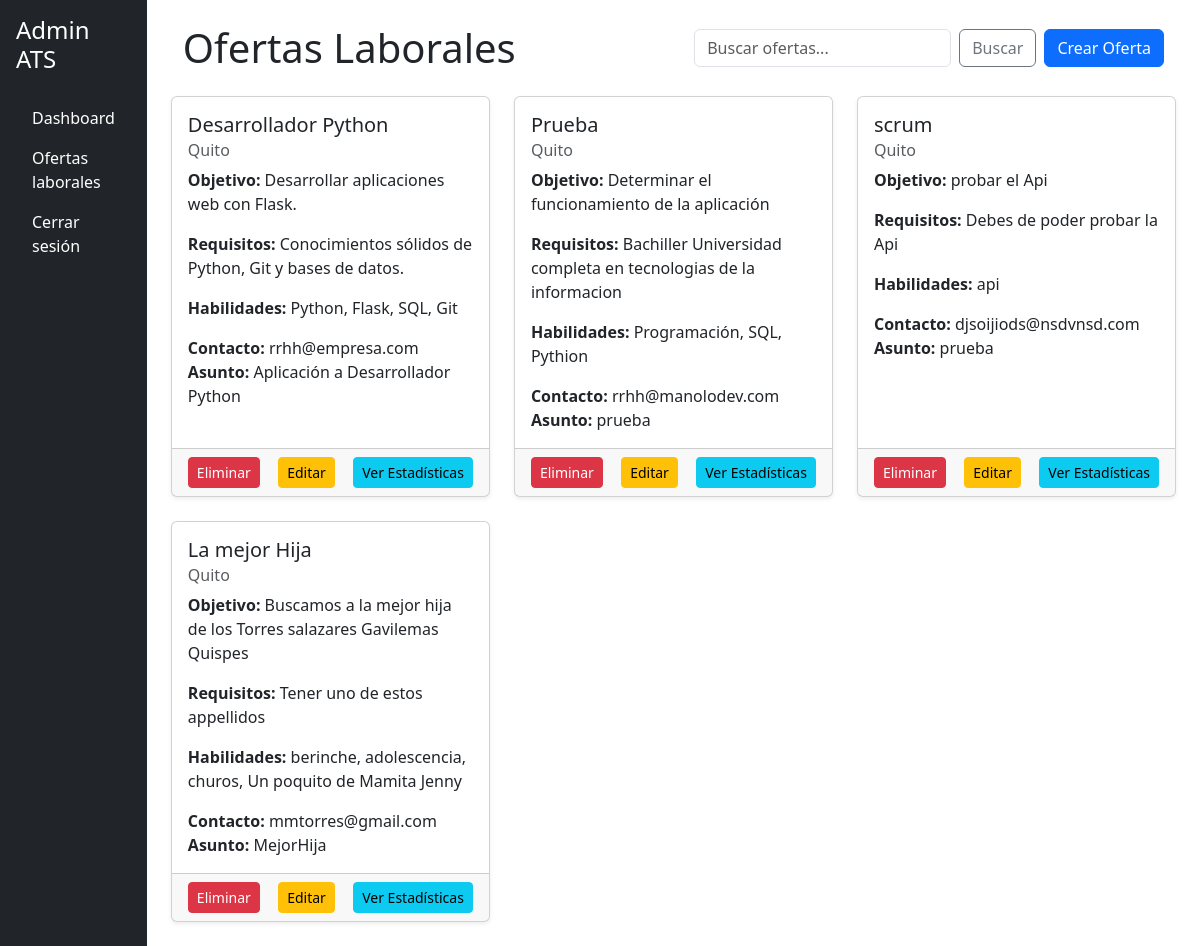
Screenshot of /ofertas/ with the database file from the repository.
### app/models.py (models this page shows, shortened)
class OfertaLaboral(db.Model):
    id = db.Column(db.Integer, primary_key=True)
    titulo = db.Column(db.String(150), nullable=False)
    ciudad = db.Column(db.String(100), nullable=False)
    objetivo = db.Column(db.Text, nullable=False)
    requisitos = db.Column(db.Text, nullable=False)
    habilidades = db.Column(db.Text, nullable=False)  # separadas por comas
    correo_contacto = db.Column(db.String(150), nullable=False)
    asunto_correo = db.Column(db.String(150), nullable=False)

### app/routes/ofertas.py (the view)
@ofertas.route('/', methods=['GET'])
def listar_ofertas():
    keyword = request.args.get('keyword', '').lower()
    if keyword:
        ofertas = OfertaLaboral.query.filter(
            (OfertaLaboral.titulo.ilike(f'%{keyword}%')) |
            (OfertaLaboral.ciudad.ilike(f'%{keyword}%')) |
            (OfertaLaboral.objetivo.ilike(f'%{keyword}%')) |
            (OfertaLaboral.requisitos.ilike(f'%{keyword}%')) |
            (OfertaLaboral.habilidades.ilike(f'%{keyword}%'))
        ).all()
    else:
        ofertas = OfertaLaboral.query.all()
    resultado = []
    for o in ofertas:
        resultado.append({
            'id': o.id,
            'titulo': o.titulo,
            'ciudad': o.ciudad,
            'objetivo': o.objetivo,
            'requisitos': o.requisitos,
            'habilidades': o.habilidades,
            'correo_contacto': o.correo_contacto,
            'asunto_correo': o.asunto_correo
        })
    return render_template('listar_ofertas.html', ofertas=ofertas)

### app/templates/listar_ofertas.html (shortened to what this page needs)
{% extends 'base.html' %}
{% block content %}
<div class="container mb-4">
  <div class="row align-items-center">
    <div class="col-md-6">
      <h1 class="mb-0">Ofertas Laborales</h1>
    </div>
    <div class="col-md-6 d-flex justify-content-end">
      <form class="d-flex me-2" method="get" action="{{ url_for('ofertas.listar_ofertas') }}">
  <input class="form-control me-2" type="search" name="keyword" placeholder="Buscar ofertas..." value="{{ request.args.get('keyword', '') }}">
  <button class="btn btn-outline-secondary" type="submit">Buscar</button>
</form>
      <a class="btn btn-primary" href="{{ url_for('ofertas.crear_oferta') }}">Crear Oferta</a>
    </div>
  </div>
</div>
<div class="row row-cols-1 row-cols-md-2 row-cols-lg-3 g-4">
  {% for oferta in ofertas %}
  <div class="col">
    <div class="card h-100 shadow-sm">
      <div class="card-body">
        <h5 class="card-title">{{ oferta.titulo }}</h5>
        <h6 class="card-subtitle mb-2 text-muted">{{ oferta.ciudad }}</h6>
        <p class="card-text"><strong>Objetivo:</strong> {{ oferta.objetivo }}</p>
        <p class="card-text"><strong>Requisitos:</strong> {{ oferta.requisitos }}</p>
        <p class="card-text"><strong>Habilidades:</strong> {{ oferta.habilidades }}</p>
        <p class="card-text"><strong>Contacto:</strong> {{ oferta.correo_contacto }}<br>
          <strong>Asunto:</strong> {{ oferta.asunto_correo }}</p>
      </div>
      <div class="card-footer d-flex justify-content-between">
        <form action="{{ url_for('ofertas.eliminar_oferta', id=oferta.id) }}" method="post" class="d-inline">
          <button type="submit" class="btn btn-danger btn-sm">Eliminar</button>
        </form>
        <a class="btn btn-warning btn-sm" href="{{ url_for('ofertas.editar_oferta', id=oferta.id) }}">Editar</a>
        <a class="btn btn-info btn-sm" href="{{ url_for('ofertas.ver_estadisticas', id=oferta.id) }}">Ver Estadísticas</a>
      </div>
    </div>
  </div>
  {% endfor %}
</div>
{% endblock %}

### app/templates/base.html (shortened to what this page needs)
<!DOCTYPE html>
<html lang="es">
<head>
    <link href="https://cdn.jsdelivr.net/npm/bootstrap@5.3.0/dist/css/bootstrap.min.css" rel="stylesheet">
</head>
<body>
    <div class="d-flex">
        <div class="bg-dark text-white p-3" style="width: 200px; min-height: 100vh;">
            <h4>Admin ATS</h4>
            <ul class="nav flex-column mt-4">
                <li class="nav-item"><a class="nav-link text-white" href="{{ url_for('main.dashboard') }}">Dashboard</a></li>
                <li class="nav-item"><a class="nav-link text-white" href="{{ url_for('ofertas.listar_ofertas') }}">Ofertas laborales</a></li>
                <li class="nav-item"><a class="nav-link text-white" href="{{ url_for('auth.logout') }}">Cerrar sesión</a></li>
            </ul>
        </div>
        <div class="p-4" style="flex-grow: 1;">
            {% block content %}{% endblock %}
        </div>
    </div>
</body>
</html>

### rows the page displays
OfertaLaboral: titulo "Desarrollador Python", ciudad "Quito", objetivo "Desarrollar aplicaciones web con Flask.", requisitos "Conocimientos sólidos de Python, Git y bases de datos.", habilidades "Python, Flask, SQL, Git", correo_contacto "rrhh@empresa.com", asunto_correo "Aplicación a Desarrollador Python"
OfertaLaboral: titulo "Prueba", ciudad "Quito", objetivo "Determinar el funcionamiento de la aplicación", requisitos "Bachiller Universidad completa en tecnologias de la informacion", habilidades "Programación, SQL, Pythion", correo_contacto "rrhh@manolodev.com", asunto_correo "prueba"
OfertaLaboral: titulo "scrum", ciudad "Quito", objetivo "probar el Api", requisitos "Debes de poder probar la Api", habilidades "api", correo_contacto "djsoijiods@nsdvnsd.com", asunto_correo "prueba"
OfertaLaboral: titulo "La mejor Hija", ciudad "Quito", objetivo "Buscamos a la mejor hija de los Torres salazares Gavilemas Quispes", requisitos "Tener uno de estos appellidos", habilidades "berinche, adolescencia, churos, Un poquito de Mamita Jenny", correo_contacto "mmtorres@gmail.com", asunto_correo "MejorHija"
